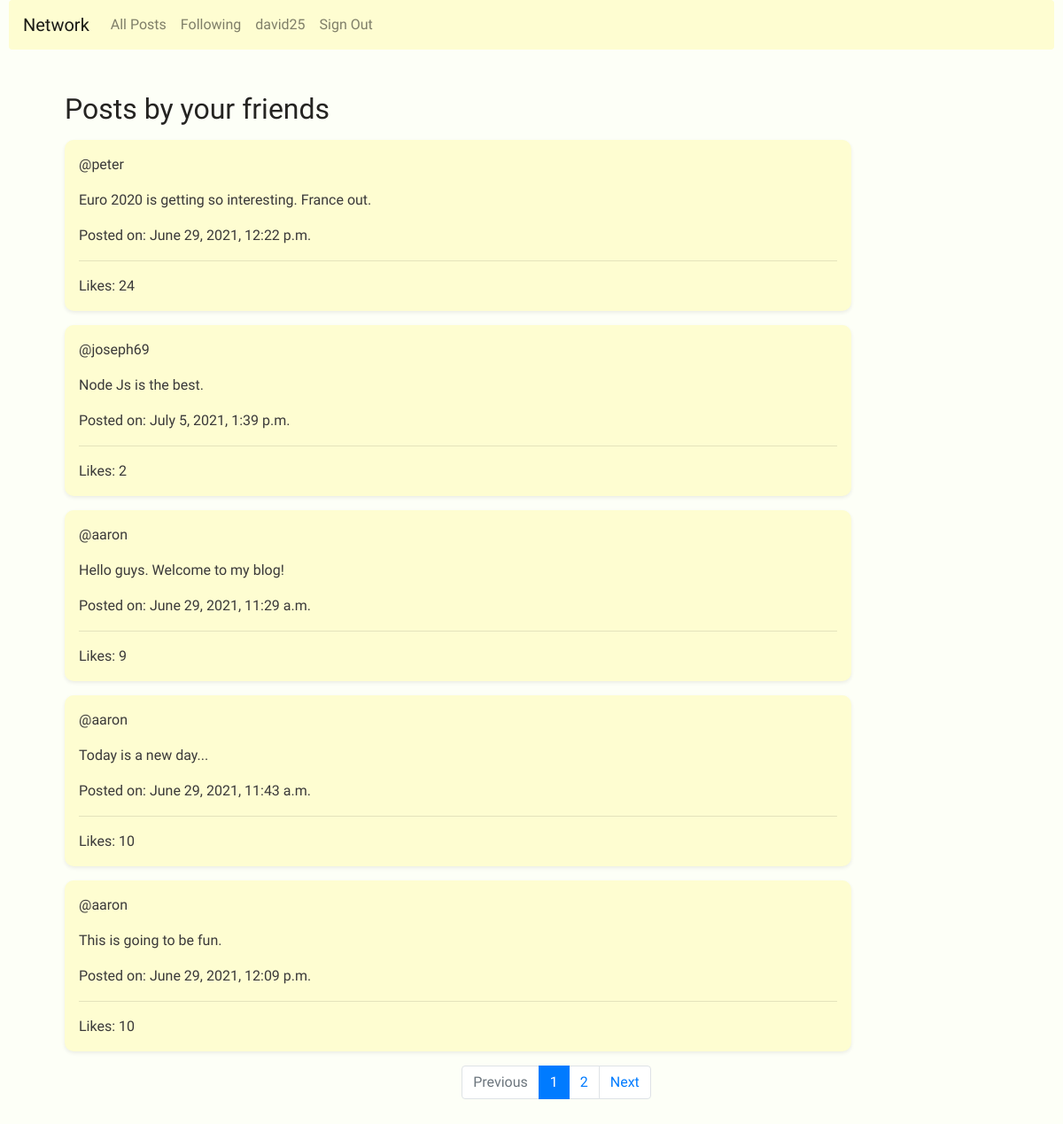
The page /network/following (signed in) on the database its author committed.
### network/models.py (models this page shows, shortened)
class User(AbstractUser):
    pass

class Post(models.Model):
    user = models.ForeignKey(User,on_delete=models.CASCADE,null=False,blank=True)
    post = models.TextField(default="")
    time = models.DateTimeField(auto_now_add=True)
    likers = models.ForeignKey(User,on_delete=models.CASCADE,null=True,blank=True, related_name="likers")
    likes = models.IntegerField(default=0)
    slug = models.SlugField(unique=True, default=uuid.uuid1)
    objects = models.Manager()
    custom = PostManager()

### network/views.py (the view)
# urls.py: path("network/following", views.following_view, name="following"),
@login_required
@require_http_methods(["GET"])
def following_view(request):
    get_following = Follow.objects.filter(following=request.user)
    search_posts = []
    ''' for each loop, get the user followed by logged in user and save in a variable
    use the variable to search the post model to get posts by that user
    if the user has more than one post, convert to a list and append to empty list,
    else, remove the first and only post from user and add to search list.
    The idea is to flatten the querySet result which returns nested lists and turn them into one list
    '''
    for user in list(get_following):
        result = Post.objects.filter(user=user.follower)
        if len(list(result)) > 1:
            list_result = list(result)
            for each_result in list_result:
                search_posts.append(each_result)
        else:
            list_result = list(result)
            search_posts.append(result[0])
    paginator = Paginator(search_posts, 5)
    page_number = request.GET.get('page')
    page_obj = paginator.get_page(page_number)
    return render(request, 'network/following.html', {'posts': page_obj})

### network/templates/network/following.html (shortened to what this page needs)
{% extends 'network/layout.html' %}
{% block body %}
<div class="m-5 container">
<h2> Posts by your friends</h2>
{% for p in posts %}
<div style="background-color:#fefdd1;" class="card my-3 p-3 shadow-sm">
<div>@{{p.user}}
</div>
<div class="my-3">{{p.post}}</div>
Posted on: {{p.time}} <hr>
Likes: {{p.likes}}
</div>
{% empty %}
    <div><h5> You're not following anyone so no posts to display :(</h5></div>
{% endfor %}
    <nav aria-label="Page navigation example">
      <ul class="pagination justify-content-center">
        {% if posts.has_previous %}
          <li class="page-item">
            <a class="page-link" href="?page={{ posts.previous_page_number }}">Previous</a>
          </li>
        {% else %}
          <li class="page-item disabled">
            <a class="page-link" href="#" tabindex="-1" aria-disabled="true">Previous</a>
          </li>
        {% endif %}
        {% for i in posts.paginator.page_range %}
          {% if posts.number == i %}
            <li class="page-item active" aria-current="page">
              <span class="page-link">
                {{ i }}
              </span>
            </li>
          {% else %}
            <li class="page-item"><a class="page-link" href="?page={{ i }}">{{ i }}</a></li>
          {% endif %}
        {% endfor %}
        {% if posts.has_next %}
          <li class="page-item">
            <a class="page-link" href="?page={{ posts.next_page_number }}">Next</a>
          </li>
        {% else %}
          <li class="page-item disabled">
            <a class="page-link" href="#" tabindex="-1" aria-disabled="true">Next</a>
          </li>
        {% endif %}
      </ul>
    </nav>
</div>
{% endblock body %}

### network/templates/network/layout.html (shortened to what this page needs)
{% load static %}
<!DOCTYPE html>
<html lang="en">
    <head>
        <link rel="stylesheet" href="https://stackpath.bootstrapcdn.com/bootstrap/4.1.3/css/bootstrap.min.css">
        <link href="{% static 'network/styles.css' %}" rel="stylesheet">
    </head>
    <body style="padding:0px 10px;">
        <nav class="navbar navbar-expand-lg navbar-light rounded" style="background-color: #fefdd1;">
            <a class="navbar-brand" href="{% url 'index' %}">Network</a>
            <div class="d-flex flex-end collapse navbar-collapse" id="navbarSupportedContent">
              <ul class="navbar-nav mr-auto">
                <li class="nav-item">
                  <a id='allPosts' class="nav-link" href="{% url 'index' %}">All Posts</a>
                </li>
                {% if user.is_authenticated %}
                    <li class="nav-item">
                        <a id="following" class="nav-link" href="{% url 'following' %}">Following</a>
                    </li>
                     {% if user.is_authenticated %}
                    <li class="nav-item">
                        <a id="profile" class="nav-link" href="{% url 'profile' user.id %}"><strong>{{ user.username }}</strong></a>
                    </li>
                {% endif %}
                    <li class="nav-item">
                        <a class="nav-link" href="{% url 'logout' %}">Sign Out</a>
                    </li>
                {% endif %}
              </ul>
            </div>
          </nav>
        <div class="body">
            {% block body %}
            {% endblock %}
        </div>
</body>
</html>

### network/static/network/styles.css (style rules this page uses)
body { background-color: #fdfff7; border-radius: 10px; font-family: 'Fredoka One', cursive; font-weight: 200; color: rgb(58, 57, 57); }
h1, h2, h3, h4, h5, h6 { color: #252422; }
.card { width: 80%; border: none; border-radius: 10px; background-color: #fff }

### rows shown on the page
User: username "david25"
Post: user "peter", post "Euro 2020 is getting so interesting. France out.", time "June 29, 2021, 12:22 p.m.", likes "24"
Post: user "joseph69", post "Node Js is the best.", time "July 5, 2021, 1:39 p.m.", likes "2"
Post: user "aaron", post "Hello guys. Welcome to my blog!", time "June 29, 2021, 11:29 a.m.", likes "9"
Post: user "aaron", post "Today is a new day...", time "June 29, 2021, 11:43 a.m.", likes "10"
Post: user "aaron", post "This is going to be fun.", time "June 29, 2021, 12:09 p.m.", likes "10"

### other values the page prints
{{ i }} "1"
{{ i }} "2"
